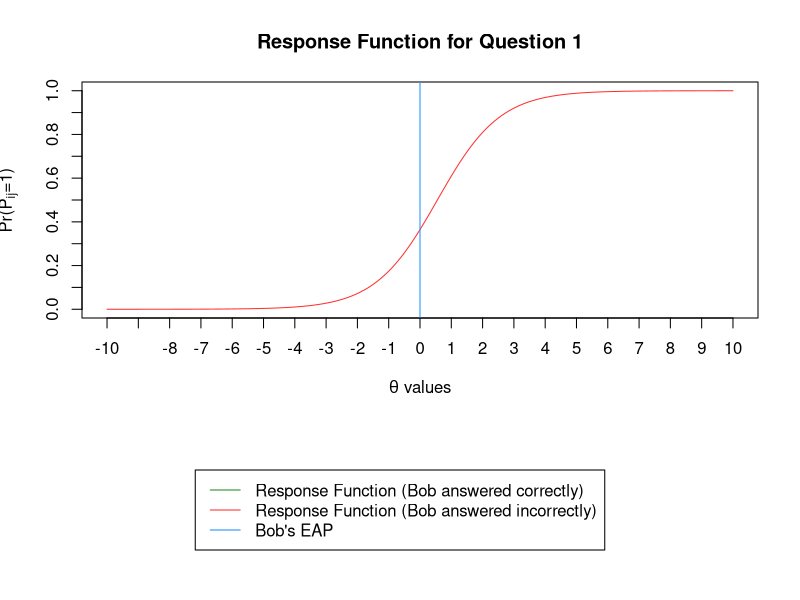
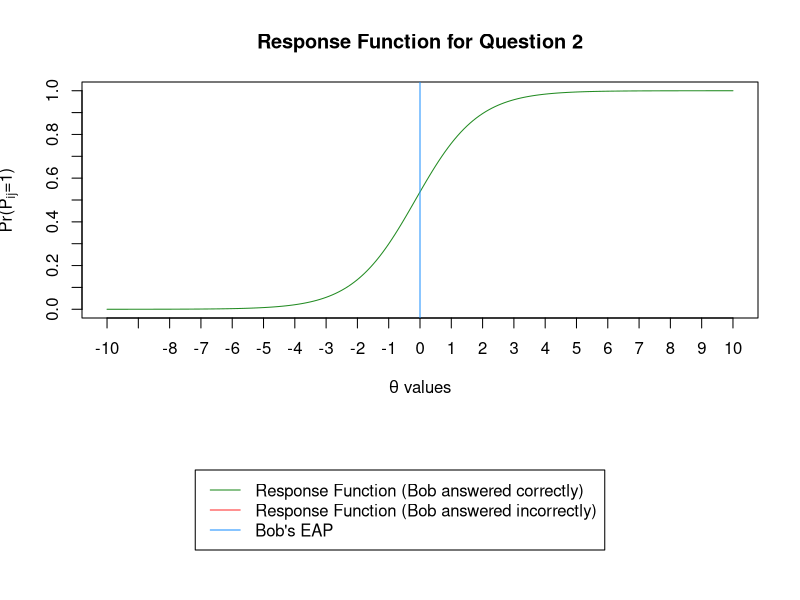
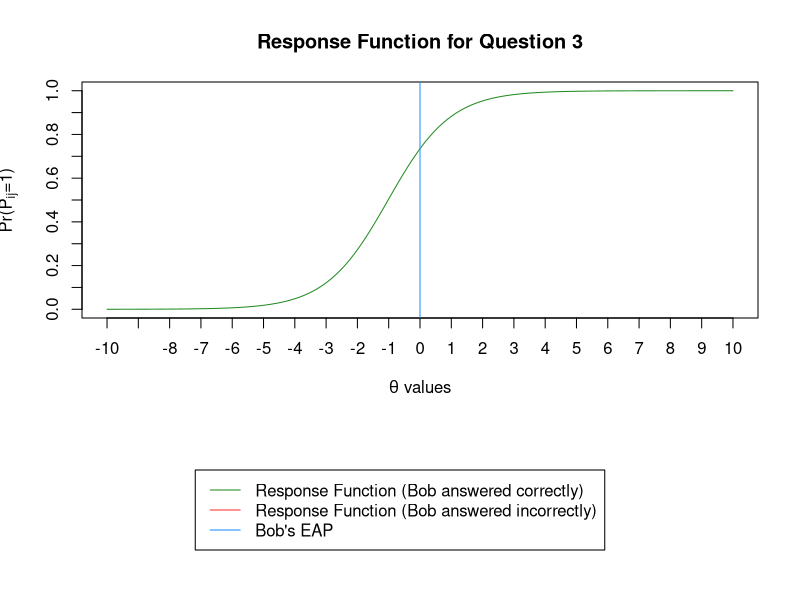
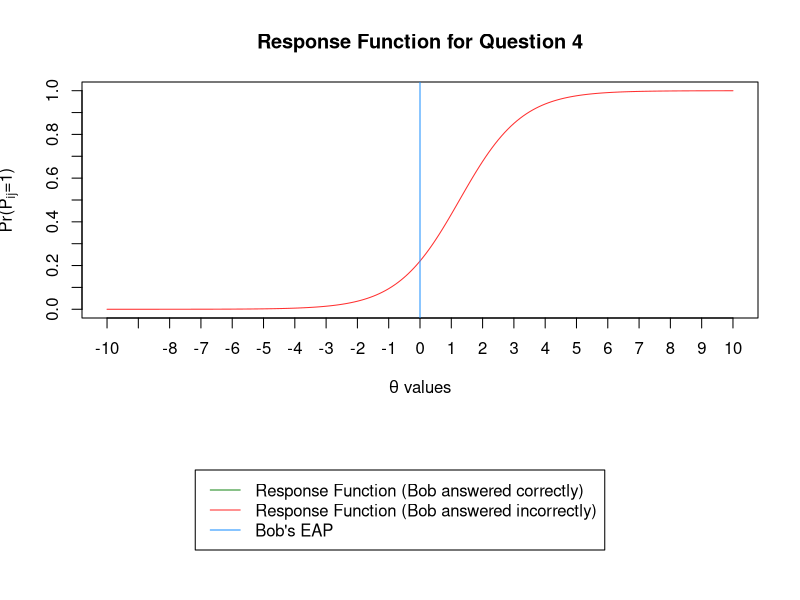

Write R code to recreate these figures, in order.
# function to create a student, with necessary inputs; returns a list with the necessary
# inputs
make_student <- function(name, difficulty, correct_answers){
  return(list(name=name, difficulty=difficulty, correct_answers=correct_answers))
}

# simulating data for toy example
diff_params <- rnorm(20,0,1)
answers <- rbinom(20,1, prob=0.5)

# verifying function yields student appropriately
Bob <- make_student(name="Bob", difficulty=diff_params, correct_answers = answers)
Bob

# creating function to calculate probabilities for student
prob_answers <- function(object, proposal){ 
#inputs are the student object and a proposed theta
  prob_corr_question <- exp(proposal - object$difficulty)/ # probability that the student
    (1+ exp(proposal - object$difficulty))                  # answers each question correctly
                                                           # given difficulty and theta
  prob_obs_answer <- ifelse(object$correct_answers==1, 
                            prob_corr_question, # given our theta and difficulty, we want the
                            1-prob_corr_question) # probability that we observe the student's
                                                # observed right or wrong answer; ifelse
                                                # returns P_ij if the student answered 
                                                # correctly, and Q_ij=1-P_ij if the student
                                                # answered incorrectly
  return(list(prob_corr=prob_corr_question, prob_obs=prob_obs_answer)) # return a list
                                                                    # containing the two
                                                                    # vectors requested;
                                                                    # P_ij for each question
                                                                    # and probability of
                                                                    # observed student answer
}

proposal <- 1 # generic proposal

Bob_prob <- prob_answers(Bob, proposal) # verifying that the probability function yields
                                        # what is desired
Bob_prob

lik_answers <- function(object, proposal){ # likelihood function takes a student object and
                                           # a theta proposal
  student_prob <- prob_answers(object, proposal) #we need the information yielded from the
                                                 # probability function, so we feed the inputs
                                                 # into that function
  likelihood <- prod(student_prob$prob_obs) #the likelihood is the product of the observed
                                            # probabilities; i.e. if the student answers
                                            # correctly, y_ij=1 and thus we use P_ij; if
                                            # not, y_ij=0, and thus we use Q_ij
  return(likelihood) # we return the calculated likelihood
}

Bob_lik <- lik_answers(Bob, 0.01) #verifying that the function returns the likelihood

prior <- function(proposal){ # creating function to yield a prior
  height <- dnorm(proposal, mean=0, sd=3) # the prior is the height of the normal 
                                          # distribution specified at theta
  return(height)
}

Bob_prior <- prior(0.5) # verifying that the function returns the prior

EAP <- function(student, lower=-6, upper=6){ # creating EAP function; takes in student object
                                             # and integration limits, defaulted to -6 and 6
  integrand <- function(x) lik_answers(student, x) * prior(x) # specifying function to
                                                              # integrate, we want to
                                                              # integrate the likelihood
                                                              # times the prior, given
                                                              # our data
  posterior <- integrate(Vectorize(integrand), lower=lower, upper=upper) # we use 
                                                              # the integrand in the
                                                              # integrate function to yield
                                                              # our expected a posteriori
                                                              # value
                                                              # initially, the integrate
                                                              # function threw a warning that
                                                              # the object lengths of the
                                                              # inputs did not match; the
                                                              # help file suggested using
                                                              # Vectorize() to get the
                                                              # function in the correct form
  return(posterior)
}

EAP(Bob)

plotting <- function(student, lower_bound=-10, upper_bound=10, questions=c(1:4)){
  points <- seq(from=lower_bound, to=upper_bound, by=0.1)
  probs <- sapply(points, function(x) prob_answers(student, x)[[1]])
  probs_for_questions <- unlist(probs[questions,])
  questions_correct <- sapply(questions, function(x) student$correct_answers[x]==1)
  questions_color <- ifelse(questions_correct==TRUE, "forestgreen", "firebrick1")
  theta_hat <- EAP(student)
  plotting_function <- function(x){
    opar <- par(mar=c(5.1, 4.1, 4.1, 2.1))
    # saving defaultmargin parameters so we can restore them after adding the legend
    # for each plot
    layout(matrix(c(1,2), nrow=2), heights = c(0.7,0.3))
    plot(points, probs_for_questions[x,], type="l", col=questions_color[x], 
         xlab=expression(paste(theta, " values")), 
         ylab=expression(paste("Pr(P"[ij],"=1)")), 
         main=paste0("Response Function for Question ",x),
         xaxt="n", yaxt="n")
    axis(1, at=seq(from=lower_bound, to=upper_bound, by=1))
    axis(2, at=seq(from=0, to=1, by=0.1), tick=TRUE)
    abline(v=theta_hat$value, col="dodgerblue")
    # adjusting plotting margins to create legend
    par(mar=c(0,0,0,0))
    plot(0,0, type="n", axes=FALSE, xlab="", ylab="") # creating null plot
    # creating a legend for the null plot, which is effectively the legend for the above
    # plot
    legend("center",
           legend=c(paste0("Response Function (",student$name," answered correctly)"), 
                    paste0("Response Function (",student$name," answered incorrectly)"),
                    paste0(student$name,"'s EAP")), # providing items in legend
           col=c("forestgreen","firebrick1","dodgerblue"), 
           # providing color for each item in legend
           lty = c(1,1,1)) # providing line type for each item in legend
    par(opar) # resetting margins
  }
  plots <- sapply(questions, function(x) plotting_function(x))
}

student <- Bob
lower_bound <- -10
upper_bound <- 10
questions <- 1:4

plotting(Bob)
